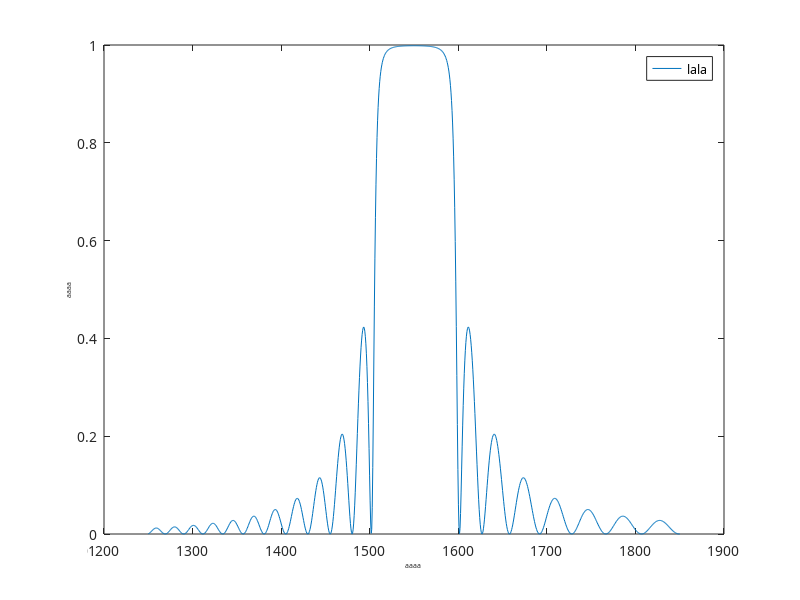
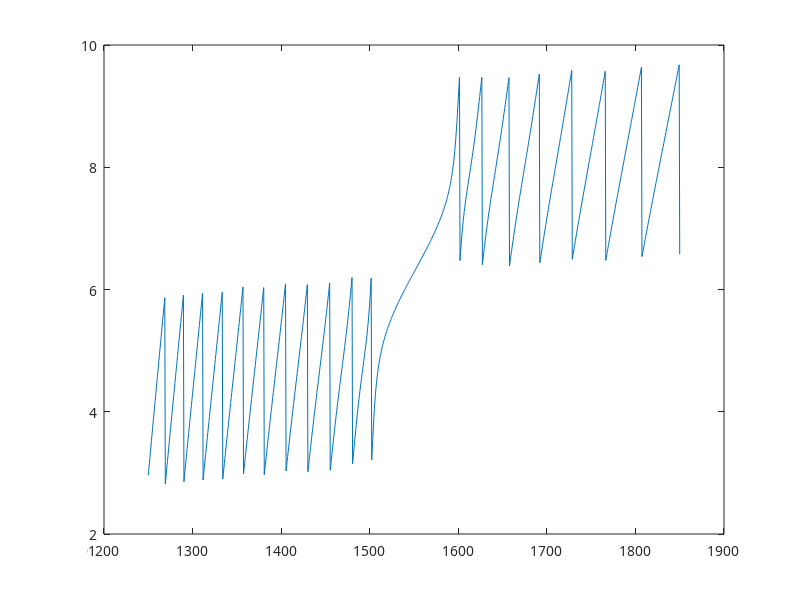

Source code (MATLAB) for these figures, in order:
clear all
close all
clc
set (0, "defaultaxesfontname", "/usr/share/fonts/truetype/msttcorefonts/arial.ttf")
set (0, "defaultaxesfontsize", 10)
set (0, "defaulttextfontname", "arial")
set (0, "defaulttextfontsize", 5) 


lamda0=1550; % nanometri
n1=3.43;
n2=3.17;
r=abs((n1-n2)/(n1+n2));
t=2*sqrt(n1*n2)/(n1+n2);

delta=300;
N=1000;
m=50;
L1=lamda0./(4.*n1);
L2=lamda0./(4.*n2);
lmbda=linspace(lamda0-delta,lamda0+delta,N);

beta1=2.*pi.*n1./lmbda;
beta2=2.*pi.*n2./lmbda;

phiplus=beta1.*L1+beta2.*L2;
phiminus=beta1.*L1-beta2.*L2;

matrix=zeros(2,2,N);
matrix(1,1,:)=(exp(j.*phiplus)-r^2.*exp(-j.*phiminus))./t.^2;
matrix(1,2,:)=r.*(exp(j.*phiplus)-exp(-j.*phiminus))./t.^2;
matrix(2,1,:)=r.*(exp(-j.*phiplus)-exp(j.*phiminus))./t.^2;
matrix(2,2,:)=(exp(-j.*phiplus)-r^2.*exp(j.*phiminus))./t.^2;

for i=1:N
matrix(:,:,i)=matrix(:,:,i)^m;
end



reflection=abs(matrix(2,1,:)./matrix(1,1,:));
phase=unwrap(angle(matrix(2,1,:)./matrix(1,1,:)));

reflection=reshape(reflection,1,[]);
phase=reshape(phase,1,[]);

plot(lmbda,reflection.^2)
xlabel('aaaa');
ylabel('aaaa');
legend(['lala'])
figure(2)
plot(lmbda,phase)

